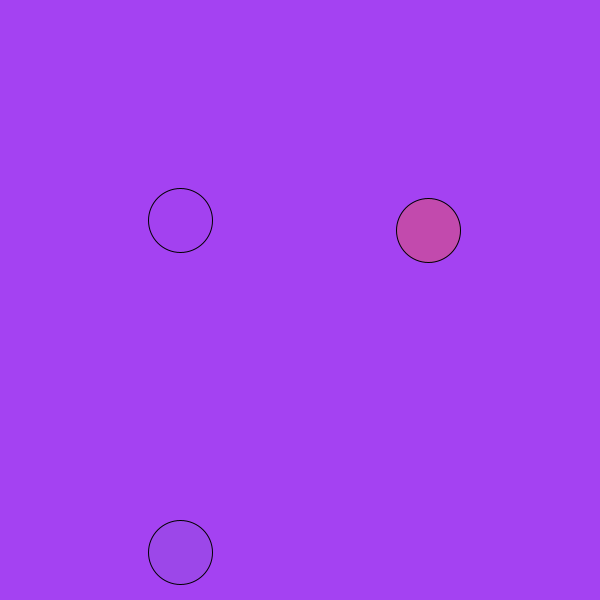
Frame 1 (no input)
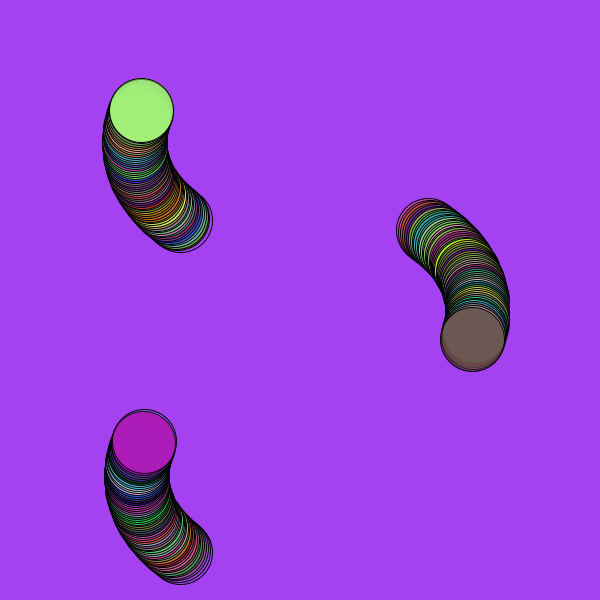
Frame 60 (the mouse pressed at the canvas centre just before this capture)
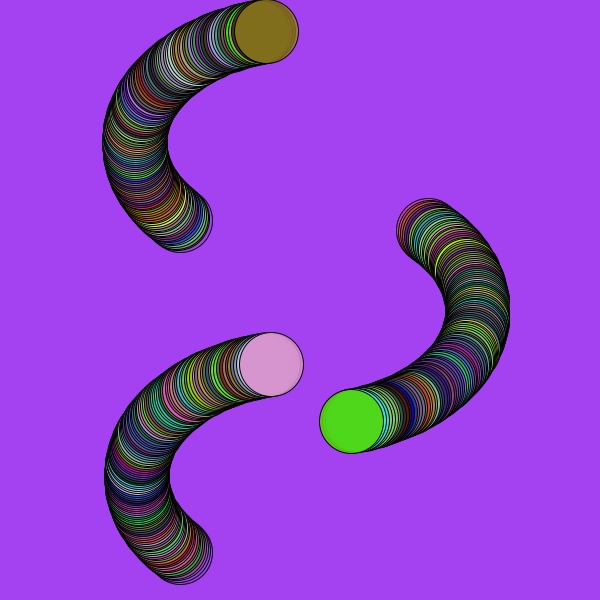
Frame 120 (the mouse held since frame 60 and released just before this capture)

The Processing sketch that drew these frames (run headless with seeded random() and noise(); from frame 60 on, the mouse is pressed at the canvas centre):

// Processing sketch: processing_112891
// ── processing_112891.pde

float xPos2;
float yPos2;
float a2 = -45;

float xPos3;
float yPos3;
float a3 = -45;

float xPos;
float yPos;
float a = 45;

void setup(){
size(600,600);
xPos = width/1.4;
yPos = height/2.6;
background(random (255),random (255),random (255), random(255));
smooth();
}

void draw(){
  
  drawellipse1 ();
  drawellipse2 ();
  drawellipse3 ();
  
float xChange = cos(radians(a));
float yChange = sin(radians(a));
float xChange2 = -cos(radians(a+2));
float yChange2 = -sin(radians(a+2));
float xChange3 = -cos(radians(a+3));
float yChange3 = -sin(radians(a+3));
 
xPos += xChange *3;
yPos += yChange *2;

xPos2 += xChange2 *3;
yPos2 += yChange2 *2;

xPos3 += xChange3 *3;
yPos3 += yChange3 *2;
 }

void drawellipse1 ()
{
  fill(random (255), random (255),random (255),random (255));
ellipse(xPos, yPos, 64, 64);
a=a+1;


}
void drawellipse2 ()
{
  fill(random (255), random (255),random (255),random (255));
ellipse(xPos2+180, yPos2+220, 64, 64);
a2=a2-1;
}
void drawellipse3 ()
{
   fill(random (255), random (255),random (255),random (255));
ellipse(xPos3+180, yPos3+552, 64, 64);
a3=a3-1;
}
